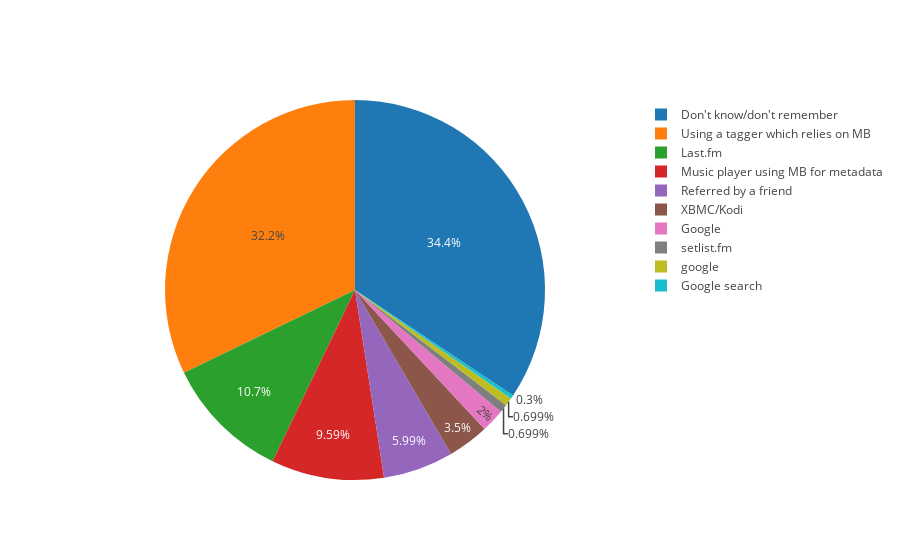

Here is the notebook cell this chart was saved with:
### Code cell
find_out = general["How did you find out about MusicBrainz?"]
find_out_sums = pd.value_counts(find_out.values).head(10)
find_out_sums_fixed = find_out_sums.groupby(find_out_sums.index).sum().head(10)


plot = go.Pie(
    labels=list(find_out_sums.index),
    values=find_out_sums.values,
    #text=find_out_sums.values,
    marker=dict(
        #colors=cl.scales["5"]["qual"]["Set3"]
    )
)

iplot([plot])

### Figure 1 — Plotly figure (JSON) as saved in the notebook; plotly's stock layout.template omitted (floating-point values rounded to 4 significant figures)
{"data": [{"labels": ["Don't know/don't remember", "Using a tagger which relies on MB", "Last.fm", "Music player using MB for metadata", "Referred by a friend", "XBMC/Kodi", "Google", "setlist.fm", "google", "Google search"], "marker": {}, "type": "pie", "values": [344, 322, 107, 96, 60, 35, 20, 7, 7, 3]}], "layout": {}}
